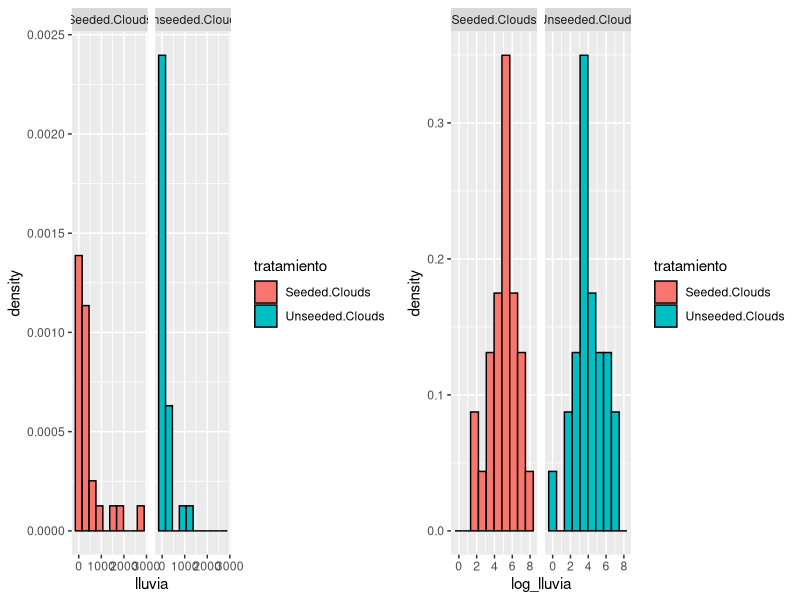
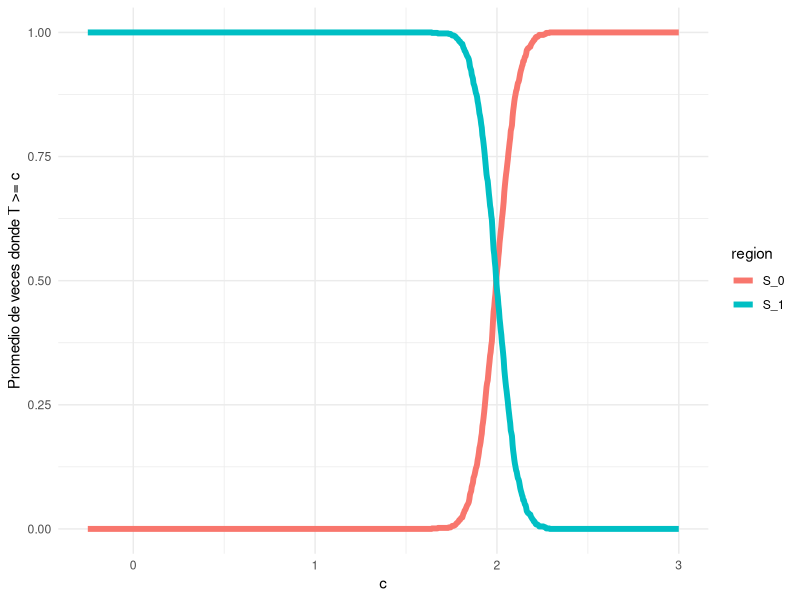
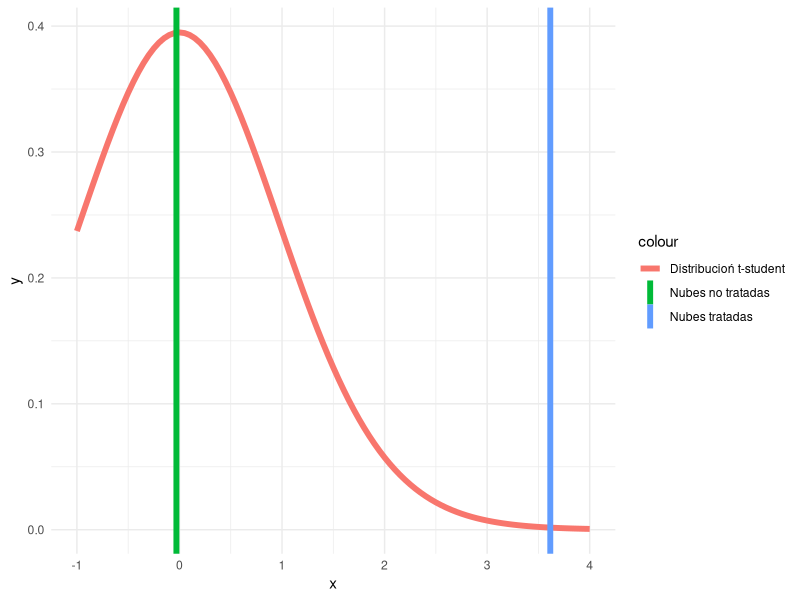
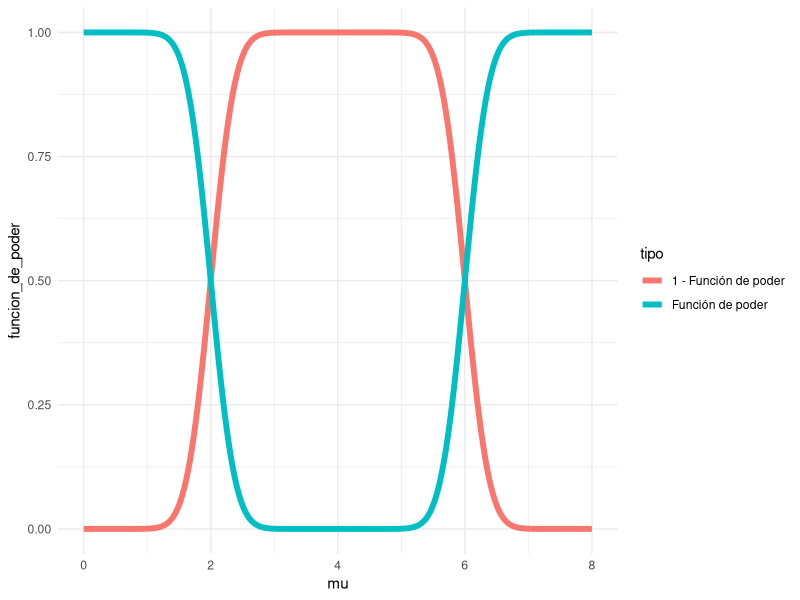
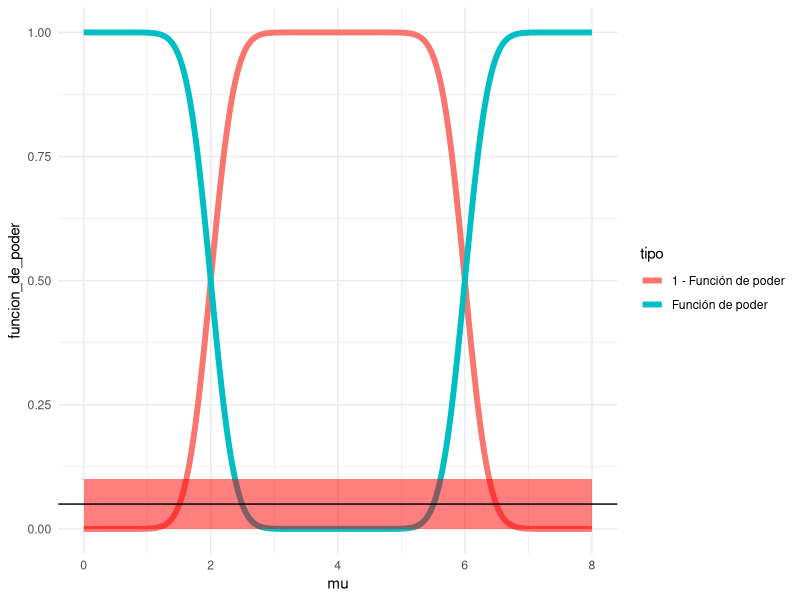

These charts were generated, in order, by the following R code:
## ---- chunk 1
knitr::opts_chunk$set(echo = TRUE)
library(tidyverse)
## ---- chunk 2
nubes <- read.table(file = "./data/clouds.txt", sep = "\t",header = TRUE)
head(nubes)
## ---- chunk 3
lognubes <- log(nubes)
head(lognubes)
## ---- chunk 4
df <- as.data.frame(nubes) %>%
    pivot_longer(cols = everything(),
        names_to = "tratamiento", values_to = "lluvia") %>%
    mutate(log_lluvia = log(lluvia))

g1 = ggplot(data = df) +
    geom_histogram(aes(
        x = lluvia,
        y = ..density..,
        fill = tratamiento),
    color = "black", bins = 10) +
    facet_wrap(. ~ tratamiento)
g2 = ggplot(data = df) +
    geom_histogram(aes(
        x = log_lluvia,
        y = ..density..,
        fill = tratamiento
    ), color = "black", bins = 10) +
    facet_wrap(. ~ tratamiento)
library(ggpubr)
ggarrange(g1, g2)
## ---- chunk 5
X <- matrix(rnorm(1000 * 1000, mean = 2, sd = 3), ncol = 1000)
Xbar <- apply(X, 2, mean)
mu0 <- 4
T <- abs(Xbar - mu0)
c <- seq(-0.25, 3, length.out = 1000)
df <- data.frame(c = numeric(), test = logical(), region = character())

for (k in 1:length(c)) {
  df <- rbind(df, data.frame(c = c[k], test = mean(T >= c[k]), 
                             region = "S_1"))
}

df <- rbind(df, data.frame(c, test = 1 - df$test, region = "S_0"))
ggplot(df, aes(x = c, y = test, color = region)) +
  geom_line(size = 2) + ylab("Promedio de veces donde T >= c") +
  theme_minimal()
## ---- chunk 6
colnames(lognubes)
Xbarra1 <- mean(lognubes[, 1])
Xbarra2 <- mean(lognubes[, 2])
sigma_prima1 <- sd(lognubes[, 1])
sigma_prima2 <- sd(lognubes[, 2])
n <- dim(lognubes)[1]
(U1 <- sqrt(n) * (Xbarra1 - 4) / sigma_prima1)
(U2 <- sqrt(n) * (Xbarra2 - 4) / sigma_prima2)
## ---- chunk 7
ggplot(data = data.frame(x = (c(-1, 4))), mapping = aes(x)) +
  stat_function(fun = dt, args = list(df = n - 1),
                mapping = aes(color = "Distribucioń t-student"), size = 2)+
  geom_vline(mapping = aes(xintercept = U1,
                           color = "Nubes no tratadas"), size = 2) +
  geom_vline(mapping = aes(xintercept = U2,
                           color = "Nubes tratadas"), size = 2) +
  theme_minimal()
## ---- chunk 8
mu0 <- 4
c <- 2
n <- 100
sigma <- 3
mu <- seq(0, 8, length.out = 1000)
funcion_de_poder <- 1 -
    pnorm(sqrt(n) * (mu0 + c - mu) / sigma) +
    pnorm(sqrt(n) * (mu0 - c - mu) / sigma)
df <- data.frame(mu, funcion_de_poder, tipo = "Función de poder")
df <- rbind(df, data.frame(mu,
    funcion_de_poder = 1 - df$funcion_de_poder,
    tipo = "1 - Función de poder"))
ggplot(df, aes(mu, funcion_de_poder, color = tipo)) +
    geom_line(size = 2) +theme_minimal()
mu <- seq(0, 8, length.out = 100)
c <- seq(0, 4, length.out = 100)
mu_c <- expand.grid(mu, c)
funcion_de_poder_n_c <- 1 -
    pnorm(sqrt(n) * (mu0 + mu_c[, 2] - mu_c[, 1]) / sigma) +
    pnorm(sqrt(n) * (mu0 - mu_c[, 2] - mu_c[, 1]) / sigma)
## ---- chunk 9
ggplot() + 
  geom_line(data = df,
      mapping = aes(x = mu, y = funcion_de_poder, color = tipo), size=2) +
  geom_rect(data = data.frame(xmin = 0, xmax = 8, ymin = 0, ymax = 0.10),
      mapping = aes(xmin = xmin, xmax = xmax, ymin = ymin, ymax = ymax),
        alpha = 0.5, fill = "red") +
  geom_hline(yintercept = 0.05) + theme_minimal()
## ---- chunk 10
(n <- length(lognubes$Seeded.Clouds))
(Xbarra <- mean(lognubes$Seeded.Clouds))
(sigma <- sd(lognubes$Seeded.Clouds))
 
(T <- (Xbarra - 4)/(sigma/sqrt(n)))
(1 - pt(T, df = n - 1))
## ---- chunk 11
(n <- length(lognubes$Unseeded.Clouds))
(Xbarra <- mean(lognubes$Unseeded.Clouds))
(sigma <- sd(lognubes$Unseeded.Clouds))
(T <- (Xbarra - 4) / (sigma / sqrt(n)))
(1 - pt(T, df = n - 1))
## ---- chunk 12
t.test(lognubes$Seeded.Clouds, mu = 4, alternative = "greater")
## ---- chunk 13
t.test(lognubes$Unseeded.Clouds, mu = 4, alternative = "greater")
